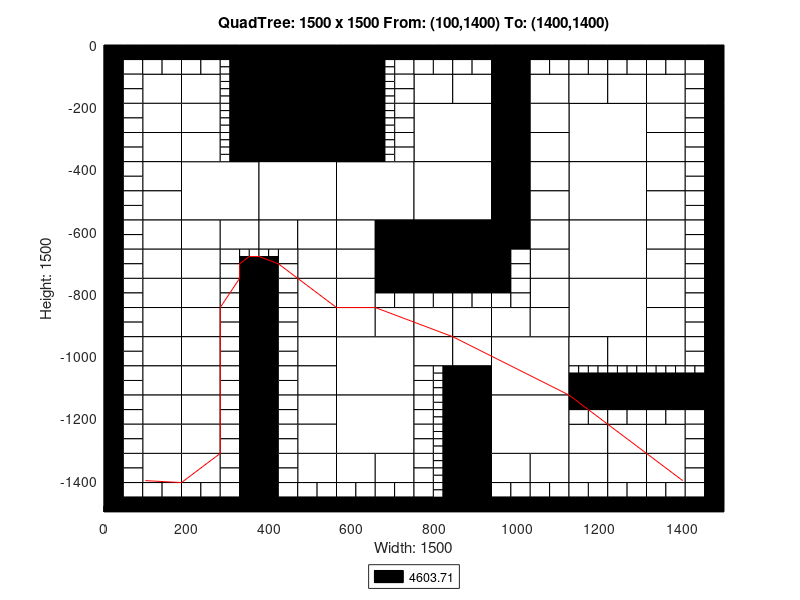

MATLAB code for this plot:
axis([0 1500 -1500 0]);
title('QuadTree: 1500 x 1500 From: (100,1400) To: (1400,1400)');
xlabel('Width: 1500');
ylabel('Height: 1500');
rectangle('Position',[375 -187.5 187.5 187.5], 'FaceColor',[0 0 0]);
rectangle('Position',[375 -375 187.5 187.5], 'FaceColor',[0 0 0]);
rectangle('Position',[187.5 -562.5 187.5 187.5], 'FaceColor',[1 1 1]);
rectangle('Position',[375 -562.5 187.5 187.5], 'FaceColor',[1 1 1]);
rectangle('Position',[562.5 -562.5 187.5 187.5], 'FaceColor',[1 1 1]);
rectangle('Position',[750 -375 187.5 187.5], 'FaceColor',[1 1 1]);
rectangle('Position',[1125 -375 187.5 187.5], 'FaceColor',[1 1 1]);
rectangle('Position',[750 -562.5 187.5 187.5], 'FaceColor',[1 1 1]);
rectangle('Position',[750 -750 187.5 187.5], 'FaceColor',[0 0 0]);
rectangle('Position',[1125 -562.5 187.5 187.5], 'FaceColor',[1 1 1]);
rectangle('Position',[1125 -750 187.5 187.5], 'FaceColor',[1 1 1]);
rectangle('Position',[562.5 -1125 187.5 187.5], 'FaceColor',[1 1 1]);
rectangle('Position',[562.5 -1312.5 187.5 187.5], 'FaceColor',[1 1 1]);
rectangle('Position',[937.5 -1125 187.5 187.5], 'FaceColor',[1 1 1]);
rectangle('Position',[1125 -937.5 187.5 187.5], 'FaceColor',[1 1 1]);
rectangle('Position',[937.5 -1312.5 187.5 187.5], 'FaceColor',[1 1 1]);
rectangle('Position',[93.75 -187.5 93.75 93.75], 'FaceColor',[1 1 1]);
rectangle('Position',[187.5 -187.5 93.75 93.75], 'FaceColor',[1 1 1]);
rectangle('Position',[93.75 -281.25 93.75 93.75], 'FaceColor',[1 1 1]);
rectangle('Position',[93.75 -375 93.75 93.75], 'FaceColor',[1 1 1]);
rectangle('Position',[187.5 -281.25 93.75 93.75], 'FaceColor',[1 1 1]);
rectangle('Position',[187.5 -375 93.75 93.75], 'FaceColor',[1 1 1]);
rectangle('Position',[562.5 -93.75 93.75 93.75], 'FaceColor',[0 0 0]);
rectangle('Position',[562.5 -187.5 93.75 93.75], 'FaceColor',[0 0 0]);
rectangle('Position',[562.5 -281.25 93.75 93.75], 'FaceColor',[0 0 0]);
rectangle('Position',[562.5 -375 93.75 93.75], 'FaceColor',[0 0 0]);
rectangle('Position',[93.75 -468.75 93.75 93.75], 'FaceColor',[1 1 1]);
rectangle('Position',[93.75 -562.5 93.75 93.75], 'FaceColor',[1 1 1]);
rectangle('Position',[93.75 -656.25 93.75 93.75], 'FaceColor',[1 1 1]);
rectangle('Position',[93.75 -750 93.75 93.75], 'FaceColor',[1 1 1]);
rectangle('Position',[187.5 -656.25 93.75 93.75], 'FaceColor',[1 1 1]);
rectangle('Position',[281.25 -656.25 93.75 93.75], 'FaceColor',[1 1 1]);
rectangle('Position',[187.5 -750 93.75 93.75], 'FaceColor',[1 1 1]);
rectangle('Position',[375 -656.25 93.75 93.75], 'FaceColor',[1 1 1]);
rectangle('Position',[468.75 -656.25 93.75 93.75], 'FaceColor',[1 1 1]);
rectangle('Position',[468.75 -750 93.75 93.75], 'FaceColor',[1 1 1]);
rectangle('Position',[562.5 -656.25 93.75 93.75], 'FaceColor',[1 1 1]);
rectangle('Position',[656.25 -656.25 93.75 93.75], 'FaceColor',[0 0 0]);
rectangle('Position',[562.5 -750 93.75 93.75], 'FaceColor',[1 1 1]);
rectangle('Position',[656.25 -750 93.75 93.75], 'FaceColor',[0 0 0]);
rectangle('Position',[750 -187.5 93.75 93.75], 'FaceColor',[1 1 1]);
rectangle('Position',[843.75 -187.5 93.75 93.75], 'FaceColor',[1 1 1]);
rectangle('Position',[937.5 -93.75 93.75 93.75], 'FaceColor',[0 0 0]);
rectangle('Position',[937.5 -187.5 93.75 93.75], 'FaceColor',[0 0 0]);
rectangle('Position',[1031.25 -187.5 93.75 93.75], 'FaceColor',[1 1 1]);
rectangle('Position',[937.5 -281.25 93.75 93.75], 'FaceColor',[0 0 0]);
rectangle('Position',[1031.25 -281.25 93.75 93.75], 'FaceColor',[1 1 1]);
rectangle('Position',[937.5 -375 93.75 93.75], 'FaceColor',[0 0 0]);
rectangle('Position',[1031.25 -375 93.75 93.75], 'FaceColor',[1 1 1]);
rectangle('Position',[1125 -187.5 93.75 93.75], 'FaceColor',[1 1 1]);
rectangle('Position',[1218.75 -187.5 93.75 93.75], 'FaceColor',[1 1 1]);
rectangle('Position',[1312.5 -187.5 93.75 93.75], 'FaceColor',[1 1 1]);
rectangle('Position',[1312.5 -281.25 93.75 93.75], 'FaceColor',[1 1 1]);
rectangle('Position',[1312.5 -375 93.75 93.75], 'FaceColor',[1 1 1]);
rectangle('Position',[937.5 -468.75 93.75 93.75], 'FaceColor',[0 0 0]);
rectangle('Position',[1031.25 -468.75 93.75 93.75], 'FaceColor',[1 1 1]);
rectangle('Position',[937.5 -562.5 93.75 93.75], 'FaceColor',[0 0 0]);
rectangle('Position',[1031.25 -562.5 93.75 93.75], 'FaceColor',[1 1 1]);
rectangle('Position',[937.5 -656.25 93.75 93.75], 'FaceColor',[0 0 0]);
rectangle('Position',[1031.25 -656.25 93.75 93.75], 'FaceColor',[1 1 1]);
rectangle('Position',[1031.25 -750 93.75 93.75], 'FaceColor',[1 1 1]);
rectangle('Position',[1312.5 -468.75 93.75 93.75], 'FaceColor',[1 1 1]);
rectangle('Position',[1312.5 -562.5 93.75 93.75], 'FaceColor',[1 1 1]);
rectangle('Position',[1312.5 -656.25 93.75 93.75], 'FaceColor',[1 1 1]);
rectangle('Position',[1312.5 -750 93.75 93.75], 'FaceColor',[1 1 1]);
rectangle('Position',[93.75 -843.75 93.75 93.75], 'FaceColor',[1 1 1]);
rectangle('Position',[93.75 -937.5 93.75 93.75], 'FaceColor',[1 1 1]);
rectangle('Position',[187.5 -843.75 93.75 93.75], 'FaceColor',[1 1 1]);
rectangle('Position',[187.5 -937.5 93.75 93.75], 'FaceColor',[1 1 1]);
rectangle('Position',[93.75 -1031.25 93.75 93.75], 'FaceColor',[1 1 1]);
rectangle('Position',[93.75 -1125 93.75 93.75], 'FaceColor',[1 1 1]);
rectangle('Position',[187.5 -1031.25 93.75 93.75], 'FaceColor',[1 1 1]);
rectangle('Position',[187.5 -1125 93.75 93.75], 'FaceColor',[1 1 1]);
rectangle('Position',[468.75 -843.75 93.75 93.75], 'FaceColor',[1 1 1]);
rectangle('Position',[468.75 -937.5 93.75 93.75], 'FaceColor',[1 1 1]);
rectangle('Position',[562.5 -843.75 93.75 93.75], 'FaceColor',[1 1 1]);
rectangle('Position',[562.5 -937.5 93.75 93.75], 'FaceColor',[1 1 1]);
rectangle('Position',[656.25 -937.5 93.75 93.75], 'FaceColor',[1 1 1]);
rectangle('Position',[468.75 -1031.25 93.75 93.75], 'FaceColor',[1 1 1]);
rectangle('Position',[468.75 -1125 93.75 93.75], 'FaceColor',[1 1 1]);
rectangle('Position',[93.75 -1218.75 93.75 93.75], 'FaceColor',[1 1 1]);
rectangle('Position',[93.75 -1312.5 93.75 93.75], 'FaceColor',[1 1 1]);
rectangle('Position',[187.5 -1218.75 93.75 93.75], 'FaceColor',[1 1 1]);
rectangle('Position',[187.5 -1312.5 93.75 93.75], 'FaceColor',[1 1 1]);
rectangle('Position',[93.75 -1406.25 93.75 93.75], 'FaceColor',[1 1 1]);
rectangle('Position',[187.5 -1406.25 93.75 93.75], 'FaceColor',[1 1 1]);
rectangle('Position',[468.75 -1218.75 93.75 93.75], 'FaceColor',[1 1 1]);
rectangle('Position',[468.75 -1312.5 93.75 93.75], 'FaceColor',[1 1 1]);
rectangle('Position',[468.75 -1406.25 93.75 93.75], 'FaceColor',[1 1 1]);
rectangle('Position',[562.5 -1406.25 93.75 93.75], 'FaceColor',[1 1 1]);
rectangle('Position',[656.25 -1406.25 93.75 93.75], 'FaceColor',[1 1 1]);
rectangle('Position',[750 -937.5 93.75 93.75], 'FaceColor',[1 1 1]);
rectangle('Position',[843.75 -937.5 93.75 93.75], 'FaceColor',[1 1 1]);
rectangle('Position',[1031.25 -843.75 93.75 93.75], 'FaceColor',[1 1 1]);
rectangle('Position',[937.5 -937.5 93.75 93.75], 'FaceColor',[1 1 1]);
rectangle('Position',[1031.25 -937.5 93.75 93.75], 'FaceColor',[1 1 1]);
rectangle('Position',[750 -1031.25 93.75 93.75], 'FaceColor',[1 1 1]);
rectangle('Position',[843.75 -1031.25 93.75 93.75], 'FaceColor',[1 1 1]);
rectangle('Position',[843.75 -1125 93.75 93.75], 'FaceColor',[0 0 0]);
rectangle('Position',[1312.5 -843.75 93.75 93.75], 'FaceColor',[1 1 1]);
rectangle('Position',[1312.5 -937.5 93.75 93.75], 'FaceColor',[1 1 1]);
rectangle('Position',[1125 -1031.25 93.75 93.75], 'FaceColor',[1 1 1]);
rectangle('Position',[1218.75 -1031.25 93.75 93.75], 'FaceColor',[1 1 1]);
rectangle('Position',[1312.5 -1031.25 93.75 93.75], 'FaceColor',[1 1 1]);
rectangle('Position',[843.75 -1218.75 93.75 93.75], 'FaceColor',[0 0 0]);
rectangle('Position',[843.75 -1312.5 93.75 93.75], 'FaceColor',[0 0 0]);
rectangle('Position',[843.75 -1406.25 93.75 93.75], 'FaceColor',[0 0 0]);
rectangle('Position',[843.75 -1500 93.75 93.75], 'FaceColor',[0 0 0]);
rectangle('Position',[937.5 -1406.25 93.75 93.75], 'FaceColor',[1 1 1]);
rectangle('Position',[1031.25 -1406.25 93.75 93.75], 'FaceColor',[1 1 1]);
rectangle('Position',[1125 -1312.5 93.75 93.75], 'FaceColor',[1 1 1]);
rectangle('Position',[1218.75 -1312.5 93.75 93.75], 'FaceColor',[1 1 1]);
rectangle('Position',[1312.5 -1312.5 93.75 93.75], 'FaceColor',[1 1 1]);
rectangle('Position',[1125 -1406.25 93.75 93.75], 'FaceColor',[1 1 1]);
rectangle('Position',[1218.75 -1406.25 93.75 93.75], 'FaceColor',[1 1 1]);
rectangle('Position',[1312.5 -1406.25 93.75 93.75], 'FaceColor',[1 1 1]);
rectangle('Position',[0 -46.875 46.875 46.875], 'FaceColor',[0 0 0]);
rectangle('Position',[46.875 -46.875 46.875 46.875], 'FaceColor',[0 0 0]);
rectangle('Position',[0 -93.75 46.875 46.875], 'FaceColor',[0 0 0]);
rectangle('Position',[46.875 -93.75 46.875 46.875], 'FaceColor',[1 1 1]);
rectangle('Position',[93.75 -46.875 46.875 46.875], 'FaceColor',[0 0 0]);
rectangle('Position',[140.625 -46.875 46.875 46.875], 'FaceColor',[0 0 0]);
rectangle('Position',[93.75 -93.75 46.875 46.875], 'FaceColor',[1 1 1]);
rectangle('Position',[140.625 -93.75 46.875 46.875], 'FaceColor',[1 1 1]);
rectangle('Position',[0 -140.625 46.875 46.875], 'FaceColor',[0 0 0]);
rectangle('Position',[46.875 -140.625 46.875 46.875], 'FaceColor',[1 1 1]);
rectangle('Position',[0 -187.5 46.875 46.875], 'FaceColor',[0 0 0]);
rectangle('Position',[46.875 -187.5 46.875 46.875], 'FaceColor',[1 1 1]);
rectangle('Position',[187.5 -46.875 46.875 46.875], 'FaceColor',[0 0 0]);
rectangle('Position',[234.375 -46.875 46.875 46.875], 'FaceColor',[0 0 0]);
rectangle('Position',[187.5 -93.75 46.875 46.875], 'FaceColor',[1 1 1]);
rectangle('Position',[234.375 -93.75 46.875 46.875], 'FaceColor',[1 1 1]);
rectangle('Position',[281.25 -46.875 46.875 46.875], 'FaceColor',[0 0 0]);
rectangle('Position',[328.125 -46.875 46.875 46.875], 'FaceColor',[0 0 0]);
rectangle('Position',[328.125 -93.75 46.875 46.875], 'FaceColor',[0 0 0]);
rectangle('Position',[328.125 -140.625 46.875 46.875], 'FaceColor',[0 0 0]);
rectangle('Position',[328.125 -187.5 46.875 46.875], 'FaceColor',[0 0 0]);
rectangle('Position',[0 -234.375 46.875 46.875], 'FaceColor',[0 0 0]);
rectangle('Position',[46.875 -234.375 46.875 46.875], 'FaceColor',[1 1 1]);
rectangle('Position',[0 -281.25 46.875 46.875], 'FaceColor',[0 0 0]);
rectangle('Position',[46.875 -281.25 46.875 46.875], 'FaceColor',[1 1 1]);
rectangle('Position',[0 -328.125 46.875 46.875], 'FaceColor',[0 0 0]);
rectangle('Position',[46.875 -328.125 46.875 46.875], 'FaceColor',[1 1 1]);
rectangle('Position',[0 -375 46.875 46.875], 'FaceColor',[0 0 0]);
rectangle('Position',[46.875 -375 46.875 46.875], 'FaceColor',[1 1 1]);
rectangle('Position',[328.125 -234.375 46.875 46.875], 'FaceColor',[0 0 0]);
rectangle('Position',[328.125 -281.25 46.875 46.875], 'FaceColor',[0 0 0]);
rectangle('Position',[328.125 -328.125 46.875 46.875], 'FaceColor',[0 0 0]);
rectangle('Position',[328.125 -375 46.875 46.875], 'FaceColor',[0 0 0]);
rectangle('Position',[656.25 -46.875 46.875 46.875], 'FaceColor',[0 0 0]);
rectangle('Position',[703.125 -46.875 46.875 46.875], 'FaceColor',[0 0 0]);
rectangle('Position',[703.125 -93.75 46.875 46.875], 'FaceColor',[1 1 1]);
rectangle('Position',[703.125 -140.625 46.875 46.875], 'FaceColor',[1 1 1]);
rectangle('Position',[703.125 -187.5 46.875 46.875], 'FaceColor',[1 1 1]);
rectangle('Position',[703.125 -234.375 46.875 46.875], 'FaceColor',[1 1 1]);
rectangle('Position',[703.125 -281.25 46.875 46.875], 'FaceColor',[1 1 1]);
rectangle('Position',[703.125 -328.125 46.875 46.875], 'FaceColor',[1 1 1]);
rectangle('Position',[703.125 -375 46.875 46.875], 'FaceColor',[1 1 1]);
rectangle('Position',[0 -421.875 46.875 46.875], 'FaceColor',[0 0 0]);
rectangle('Position',[46.875 -421.875 46.875 46.875], 'FaceColor',[1 1 1]);
rectangle('Position',[0 -468.75 46.875 46.875], 'FaceColor',[0 0 0]);
rectangle('Position',[46.875 -468.75 46.875 46.875], 'FaceColor',[1 1 1]);
rectangle('Position',[0 -515.625 46.875 46.875], 'FaceColor',[0 0 0]);
rectangle('Position',[46.875 -515.625 46.875 46.875], 'FaceColor',[1 1 1]);
rectangle('Position',[0 -562.5 46.875 46.875], 'FaceColor',[0 0 0]);
rectangle('Position',[46.875 -562.5 46.875 46.875], 'FaceColor',[1 1 1]);
rectangle('Position',[0 -609.375 46.875 46.875], 'FaceColor',[0 0 0]);
rectangle('Position',[46.875 -609.375 46.875 46.875], 'FaceColor',[1 1 1]);
rectangle('Position',[0 -656.25 46.875 46.875], 'FaceColor',[0 0 0]);
rectangle('Position',[46.875 -656.25 46.875 46.875], 'FaceColor',[1 1 1]);
rectangle('Position',[0 -703.125 46.875 46.875], 'FaceColor',[0 0 0]);
rectangle('Position',[46.875 -703.125 46.875 46.875], 'FaceColor',[1 1 1]);
rectangle('Position',[0 -750 46.875 46.875], 'FaceColor',[0 0 0]);
rectangle('Position',[46.875 -750 46.875 46.875], 'FaceColor',[1 1 1]);
rectangle('Position',[281.25 -703.125 46.875 46.875], 'FaceColor',[1 1 1]);
rectangle('Position',[281.25 -750 46.875 46.875], 'FaceColor',[1 1 1]);
rectangle('Position',[328.125 -750 46.875 46.875], 'FaceColor',[0 0 0]);
rectangle('Position',[421.875 -703.125 46.875 46.875], 'FaceColor',[1 1 1]);
rectangle('Position',[375 -750 46.875 46.875], 'FaceColor',[0 0 0]);
rectangle('Position',[421.875 -750 46.875 46.875], 'FaceColor',[1 1 1]);
rectangle('Position',[750 -46.875 46.875 46.875], 'FaceColor',[0 0 0]);
rectangle('Position',[796.875 -46.875 46.875 46.875], 'FaceColor',[0 0 0]);
rectangle('Position',[750 -93.75 46.875 46.875], 'FaceColor',[1 1 1]);
rectangle('Position',[796.875 -93.75 46.875 46.875], 'FaceColor',[1 1 1]);
rectangle('Position',[843.75 -46.875 46.875 46.875], 'FaceColor',[0 0 0]);
rectangle('Position',[890.625 -46.875 46.875 46.875], 'FaceColor',[0 0 0]);
rectangle('Position',[843.75 -93.75 46.875 46.875], 'FaceColor',[1 1 1]);
rectangle('Position',[890.625 -93.75 46.875 46.875], 'FaceColor',[1 1 1]);
rectangle('Position',[1031.25 -46.875 46.875 46.875], 'FaceColor',[0 0 0]);
rectangle('Position',[1078.12 -46.875 46.875 46.875], 'FaceColor',[0 0 0]);
rectangle('Position',[1031.25 -93.75 46.875 46.875], 'FaceColor',[1 1 1]);
rectangle('Position',[1078.12 -93.75 46.875 46.875], 'FaceColor',[1 1 1]);
rectangle('Position',[1125 -46.875 46.875 46.875], 'FaceColor',[0 0 0]);
rectangle('Position',[1171.88 -46.875 46.875 46.875], 'FaceColor',[0 0 0]);
rectangle('Position',[1125 -93.75 46.875 46.875], 'FaceColor',[1 1 1]);
rectangle('Position',[1171.88 -93.75 46.875 46.875], 'FaceColor',[1 1 1]);
rectangle('Position',[1218.75 -46.875 46.875 46.875], 'FaceColor',[0 0 0]);
rectangle('Position',[1265.62 -46.875 46.875 46.875], 'FaceColor',[0 0 0]);
rectangle('Position',[1218.75 -93.75 46.875 46.875], 'FaceColor',[1 1 1]);
rectangle('Position',[1265.62 -93.75 46.875 46.875], 'FaceColor',[1 1 1]);
rectangle('Position',[1312.5 -46.875 46.875 46.875], 'FaceColor',[0 0 0]);
rectangle('Position',[1359.38 -46.875 46.875 46.875], 'FaceColor',[0 0 0]);
rectangle('Position',[1312.5 -93.75 46.875 46.875], 'FaceColor',[1 1 1]);
rectangle('Position',[1359.38 -93.75 46.875 46.875], 'FaceColor',[1 1 1]);
rectangle('Position',[1406.25 -46.875 46.875 46.875], 'FaceColor',[0 0 0]);
rectangle('Position',[1453.12 -46.875 46.875 46.875], 'FaceColor',[0 0 0]);
rectangle('Position',[1406.25 -93.75 46.875 46.875], 'FaceColor',[1 1 1]);
rectangle('Position',[1453.12 -93.75 46.875 46.875], 'FaceColor',[0 0 0]);
rectangle('Position',[1406.25 -140.625 46.875 46.875], 'FaceColor',[1 1 1]);
rectangle('Position',[1453.12 -140.625 46.875 46.875], 'FaceColor',[0 0 0]);
rectangle('Position',[1406.25 -187.5 46.875 46.875], 'FaceColor',[1 1 1]);
rectangle('Position',[1453.12 -187.5 46.875 46.875], 'FaceColor',[0 0 0]);
rectangle('Position',[1406.25 -234.375 46.875 46.875], 'FaceColor',[1 1 1]);
rectangle('Position',[1453.12 -234.375 46.875 46.875], 'FaceColor',[0 0 0]);
rectangle('Position',[1406.25 -281.25 46.875 46.875], 'FaceColor',[1 1 1]);
rectangle('Position',[1453.12 -281.25 46.875 46.875], 'FaceColor',[0 0 0]);
rectangle('Position',[1406.25 -328.125 46.875 46.875], 'FaceColor',[1 1 1]);
rectangle('Position',[1453.12 -328.125 46.875 46.875], 'FaceColor',[0 0 0]);
rectangle('Position',[1406.25 -375 46.875 46.875], 'FaceColor',[1 1 1]);
rectangle('Position',[1453.12 -375 46.875 46.875], 'FaceColor',[0 0 0]);
rectangle('Position',[937.5 -703.125 46.875 46.875], 'FaceColor',[0 0 0]);
rectangle('Position',[984.375 -703.125 46.875 46.875], 'FaceColor',[1 1 1]);
rectangle('Position',[937.5 -750 46.875 46.875], 'FaceColor',[0 0 0]);
rectangle('Position',[984.375 -750 46.875 46.875], 'FaceColor',[1 1 1]);
rectangle('Position',[1406.25 -421.875 46.875 46.875], 'FaceColor',[1 1 1]);
rectangle('Position',[1453.12 -421.875 46.875 46.875], 'FaceColor',[0 0 0]);
rectangle('Position',[1406.25 -468.75 46.875 46.875], 'FaceColor',[1 1 1]);
rectangle('Position',[1453.12 -468.75 46.875 46.875], 'FaceColor',[0 0 0]);
rectangle('Position',[1406.25 -515.625 46.875 46.875], 'FaceColor',[1 1 1]);
rectangle('Position',[1453.12 -515.625 46.875 46.875], 'FaceColor',[0 0 0]);
rectangle('Position',[1406.25 -562.5 46.875 46.875], 'FaceColor',[1 1 1]);
rectangle('Position',[1453.12 -562.5 46.875 46.875], 'FaceColor',[0 0 0]);
rectangle('Position',[1406.25 -609.375 46.875 46.875], 'FaceColor',[1 1 1]);
rectangle('Position',[1453.12 -609.375 46.875 46.875], 'FaceColor',[0 0 0]);
rectangle('Position',[1406.25 -656.25 46.875 46.875], 'FaceColor',[1 1 1]);
rectangle('Position',[1453.12 -656.25 46.875 46.875], 'FaceColor',[0 0 0]);
rectangle('Position',[1406.25 -703.125 46.875 46.875], 'FaceColor',[1 1 1]);
rectangle('Position',[1453.12 -703.125 46.875 46.875], 'FaceColor',[0 0 0]);
rectangle('Position',[1406.25 -750 46.875 46.875], 'FaceColor',[1 1 1]);
rectangle('Position',[1453.12 -750 46.875 46.875], 'FaceColor',[0 0 0]);
rectangle('Position',[0 -796.875 46.875 46.875], 'FaceColor',[0 0 0]);
rectangle('Position',[46.875 -796.875 46.875 46.875], 'FaceColor',[1 1 1]);
rectangle('Position',[0 -843.75 46.875 46.875], 'FaceColor',[0 0 0]);
rectangle('Position',[46.875 -843.75 46.875 46.875], 'FaceColor',[1 1 1]);
rectangle('Position',[0 -890.625 46.875 46.875], 'FaceColor',[0 0 0]);
rectangle('Position',[46.875 -890.625 46.875 46.875], 'FaceColor',[1 1 1]);
rectangle('Position',[0 -937.5 46.875 46.875], 'FaceColor',[0 0 0]);
rectangle('Position',[46.875 -937.5 46.875 46.875], 'FaceColor',[1 1 1]);
rectangle('Position',[281.25 -796.875 46.875 46.875], 'FaceColor',[1 1 1]);
rectangle('Position',[328.125 -796.875 46.875 46.875], 'FaceColor',[0 0 0]);
rectangle('Position',[281.25 -843.75 46.875 46.875], 'FaceColor',[1 1 1]);
rectangle('Position',[328.125 -843.75 46.875 46.875], 'FaceColor',[0 0 0]);
rectangle('Position',[281.25 -890.625 46.875 46.875], 'FaceColor',[1 1 1]);
rectangle('Position',[328.125 -890.625 46.875 46.875], 'FaceColor',[0 0 0]);
rectangle('Position',[281.25 -937.5 46.875 46.875], 'FaceColor',[1 1 1]);
rectangle('Position',[328.125 -937.5 46.875 46.875], 'FaceColor',[0 0 0]);
rectangle('Position',[0 -984.375 46.875 46.875], 'FaceColor',[0 0 0]);
rectangle('Position',[46.875 -984.375 46.875 46.875], 'FaceColor',[1 1 1]);
rectangle('Position',[0 -1031.25 46.875 46.875], 'FaceColor',[0 0 0]);
rectangle('Position',[46.875 -1031.25 46.875 46.875], 'FaceColor',[1 1 1]);
rectangle('Position',[0 -1078.12 46.875 46.875], 'FaceColor',[0 0 0]);
rectangle('Position',[46.875 -1078.12 46.875 46.875], 'FaceColor',[1 1 1]);
rectangle('Position',[0 -1125 46.875 46.875], 'FaceColor',[0 0 0]);
rectangle('Position',[46.875 -1125 46.875 46.875], 'FaceColor',[1 1 1]);
rectangle('Position',[281.25 -984.375 46.875 46.875], 'FaceColor',[1 1 1]);
rectangle('Position',[328.125 -984.375 46.875 46.875], 'FaceColor',[0 0 0]);
rectangle('Position',[281.25 -1031.25 46.875 46.875], 'FaceColor',[1 1 1]);
rectangle('Position',[328.125 -1031.25 46.875 46.875], 'FaceColor',[0 0 0]);
rectangle('Position',[281.25 -1078.12 46.875 46.875], 'FaceColor',[1 1 1]);
rectangle('Position',[328.125 -1078.12 46.875 46.875], 'FaceColor',[0 0 0]);
rectangle('Position',[281.25 -1125 46.875 46.875], 'FaceColor',[1 1 1]);
rectangle('Position',[328.125 -1125 46.875 46.875], 'FaceColor',[0 0 0]);
rectangle('Position',[375 -796.875 46.875 46.875], 'FaceColor',[0 0 0]);
rectangle('Position',[421.875 -796.875 46.875 46.875], 'FaceColor',[1 1 1]);
rectangle('Position',[375 -843.75 46.875 46.875], 'FaceColor',[0 0 0]);
rectangle('Position',[421.875 -843.75 46.875 46.875], 'FaceColor',[1 1 1]);
rectangle('Position',[375 -890.625 46.875 46.875], 'FaceColor',[0 0 0]);
rectangle('Position',[421.875 -890.625 46.875 46.875], 'FaceColor',[1 1 1]);
rectangle('Position',[375 -937.5 46.875 46.875], 'FaceColor',[0 0 0]);
rectangle('Position',[421.875 -937.5 46.875 46.875], 'FaceColor',[1 1 1]);
rectangle('Position',[656.25 -796.875 46.875 46.875], 'FaceColor',[0 0 0]);
rectangle('Position',[703.125 -796.875 46.875 46.875], 'FaceColor',[0 0 0]);
rectangle('Position',[656.25 -843.75 46.875 46.875], 'FaceColor',[1 1 1]);
rectangle('Position',[703.125 -843.75 46.875 46.875], 'FaceColor',[1 1 1]);
rectangle('Position',[375 -984.375 46.875 46.875], 'FaceColor',[0 0 0]);
rectangle('Position',[421.875 -984.375 46.875 46.875], 'FaceColor',[1 1 1]);
rectangle('Position',[375 -1031.25 46.875 46.875], 'FaceColor',[0 0 0]);
rectangle('Position',[421.875 -1031.25 46.875 46.875], 'FaceColor',[1 1 1]);
rectangle('Position',[375 -1078.12 46.875 46.875], 'FaceColor',[0 0 0]);
rectangle('Position',[421.875 -1078.12 46.875 46.875], 'FaceColor',[1 1 1]);
rectangle('Position',[375 -1125 46.875 46.875], 'FaceColor',[0 0 0]);
rectangle('Position',[421.875 -1125 46.875 46.875], 'FaceColor',[1 1 1]);
rectangle('Position',[0 -1171.88 46.875 46.875], 'FaceColor',[0 0 0]);
rectangle('Position',[46.875 -1171.88 46.875 46.875], 'FaceColor',[1 1 1]);
rectangle('Position',[0 -1218.75 46.875 46.875], 'FaceColor',[0 0 0]);
rectangle('Position',[46.875 -1218.75 46.875 46.875], 'FaceColor',[1 1 1]);
rectangle('Position',[0 -1265.62 46.875 46.875], 'FaceColor',[0 0 0]);
rectangle('Position',[46.875 -1265.62 46.875 46.875], 'FaceColor',[1 1 1]);
rectangle('Position',[0 -1312.5 46.875 46.875], 'FaceColor',[0 0 0]);
rectangle('Position',[46.875 -1312.5 46.875 46.875], 'FaceColor',[1 1 1]);
rectangle('Position',[281.25 -1171.88 46.875 46.875], 'FaceColor',[1 1 1]);
rectangle('Position',[328.125 -1171.88 46.875 46.875], 'FaceColor',[0 0 0]);
rectangle('Position',[281.25 -1218.75 46.875 46.875], 'FaceColor',[1 1 1]);
rectangle('Position',[328.125 -1218.75 46.875 46.875], 'FaceColor',[0 0 0]);
rectangle('Position',[281.25 -1265.62 46.875 46.875], 'FaceColor',[1 1 1]);
rectangle('Position',[328.125 -1265.62 46.875 46.875], 'FaceColor',[0 0 0]);
rectangle('Position',[281.25 -1312.5 46.875 46.875], 'FaceColor',[1 1 1]);
rectangle('Position',[328.125 -1312.5 46.875 46.875], 'FaceColor',[0 0 0]);
rectangle('Position',[0 -1359.38 46.875 46.875], 'FaceColor',[0 0 0]);
rectangle('Position',[46.875 -1359.38 46.875 46.875], 'FaceColor',[1 1 1]);
rectangle('Position',[0 -1406.25 46.875 46.875], 'FaceColor',[0 0 0]);
rectangle('Position',[46.875 -1406.25 46.875 46.875], 'FaceColor',[1 1 1]);
rectangle('Position',[0 -1453.12 46.875 46.875], 'FaceColor',[0 0 0]);
rectangle('Position',[46.875 -1453.12 46.875 46.875], 'FaceColor',[1 1 1]);
rectangle('Position',[0 -1500 46.875 46.875], 'FaceColor',[0 0 0]);
rectangle('Position',[46.875 -1500 46.875 46.875], 'FaceColor',[0 0 0]);
rectangle('Position',[93.75 -1453.12 46.875 46.875], 'FaceColor',[1 1 1]);
rectangle('Position',[140.625 -1453.12 46.875 46.875], 'FaceColor',[1 1 1]);
rectangle('Position',[93.75 -1500 46.875 46.875], 'FaceColor',[0 0 0]);
rectangle('Position',[140.625 -1500 46.875 46.875], 'FaceColor',[0 0 0]);
rectangle('Position',[281.25 -1359.38 46.875 46.875], 'FaceColor',[1 1 1]);
rectangle('Position',[328.125 -1359.38 46.875 46.875], 'FaceColor',[0 0 0]);
rectangle('Position',[281.25 -1406.25 46.875 46.875], 'FaceColor',[1 1 1]);
rectangle('Position',[328.125 -1406.25 46.875 46.875], 'FaceColor',[0 0 0]);
rectangle('Position',[187.5 -1453.12 46.875 46.875], 'FaceColor',[1 1 1]);
rectangle('Position',[234.375 -1453.12 46.875 46.875], 'FaceColor',[1 1 1]);
rectangle('Position',[187.5 -1500 46.875 46.875], 'FaceColor',[0 0 0]);
rectangle('Position',[234.375 -1500 46.875 46.875], 'FaceColor',[0 0 0]);
rectangle('Position',[281.25 -1453.12 46.875 46.875], 'FaceColor',[1 1 1]);
rectangle('Position',[328.125 -1453.12 46.875 46.875], 'FaceColor',[0 0 0]);
rectangle('Position',[281.25 -1500 46.875 46.875], 'FaceColor',[0 0 0]);
rectangle('Position',[328.125 -1500 46.875 46.875], 'FaceColor',[0 0 0]);
rectangle('Position',[375 -1171.88 46.875 46.875], 'FaceColor',[0 0 0]);
rectangle('Position',[421.875 -1171.88 46.875 46.875], 'FaceColor',[1 1 1]);
rectangle('Position',[375 -1218.75 46.875 46.875], 'FaceColor',[0 0 0]);
rectangle('Position',[421.875 -1218.75 46.875 46.875], 'FaceColor',[1 1 1]);
rectangle('Position',[375 -1265.62 46.875 46.875], 'FaceColor',[0 0 0]);
rectangle('Position',[421.875 -1265.62 46.875 46.875], 'FaceColor',[1 1 1]);
rectangle('Position',[375 -1312.5 46.875 46.875], 'FaceColor',[0 0 0]);
rectangle('Position',[421.875 -1312.5 46.875 46.875], 'FaceColor',[1 1 1]);
rectangle('Position',[375 -1359.38 46.875 46.875], 'FaceColor',[0 0 0]);
rectangle('Position',[421.875 -1359.38 46.875 46.875], 'FaceColor',[1 1 1]);
rectangle('Position',[375 -1406.25 46.875 46.875], 'FaceColor',[0 0 0]);
rectangle('Position',[421.875 -1406.25 46.875 46.875], 'FaceColor',[1 1 1]);
rectangle('Position',[375 -1453.12 46.875 46.875], 'FaceColor',[0 0 0]);
rectangle('Position',[421.875 -1453.12 46.875 46.875], 'FaceColor',[1 1 1]);
rectangle('Position',[375 -1500 46.875 46.875], 'FaceColor',[0 0 0]);
rectangle('Position',[421.875 -1500 46.875 46.875], 'FaceColor',[0 0 0]);
rectangle('Position',[468.75 -1453.12 46.875 46.875], 'FaceColor',[1 1 1]);
rectangle('Position',[515.625 -1453.12 46.875 46.875], 'FaceColor',[1 1 1]);
rectangle('Position',[468.75 -1500 46.875 46.875], 'FaceColor',[0 0 0]);
rectangle('Position',[515.625 -1500 46.875 46.875], 'FaceColor',[0 0 0]);
rectangle('Position',[562.5 -1453.12 46.875 46.875], 'FaceColor',[1 1 1]);
rectangle('Position',[609.375 -1453.12 46.875 46.875], 'FaceColor',[1 1 1]);
rectangle('Position',[562.5 -1500 46.875 46.875], 'FaceColor',[0 0 0]);
rectangle('Position',[609.375 -1500 46.875 46.875], 'FaceColor',[0 0 0]);
rectangle('Position',[656.25 -1453.12 46.875 46.875], 'FaceColor',[1 1 1]);
rectangle('Position',[703.125 -1453.12 46.875 46.875], 'FaceColor',[1 1 1]);
rectangle('Position',[656.25 -1500 46.875 46.875], 'FaceColor',[0 0 0]);
rectangle('Position',[703.125 -1500 46.875 46.875], 'FaceColor',[0 0 0]);
rectangle('Position',[750 -796.875 46.875 46.875], 'FaceColor',[0 0 0]);
rectangle('Position',[796.875 -796.875 46.875 46.875], 'FaceColor',[0 0 0]);
rectangle('Position',[750 -843.75 46.875 46.875], 'FaceColor',[1 1 1]);
rectangle('Position',[796.875 -843.75 46.875 46.875], 'FaceColor',[1 1 1]);
rectangle('Position',[843.75 -796.875 46.875 46.875], 'FaceColor',[0 0 0]);
rectangle('Position',[890.625 -796.875 46.875 46.875], 'FaceColor',[0 0 0]);
rectangle('Position',[843.75 -843.75 46.875 46.875], 'FaceColor',[1 1 1]);
rectangle('Position',[890.625 -843.75 46.875 46.875], 'FaceColor',[1 1 1]);
rectangle('Position',[937.5 -796.875 46.875 46.875], 'FaceColor',[0 0 0]);
rectangle('Position',[984.375 -796.875 46.875 46.875], 'FaceColor',[1 1 1]);
rectangle('Position',[937.5 -843.75 46.875 46.875], 'FaceColor',[1 1 1]);
rectangle('Position',[984.375 -843.75 46.875 46.875], 'FaceColor',[1 1 1]);
rectangle('Position',[750 -1078.12 46.875 46.875], 'FaceColor',[1 1 1]);
rectangle('Position',[750 -1125 46.875 46.875], 'FaceColor',[1 1 1]);
rectangle('Position',[1406.25 -796.875 46.875 46.875], 'FaceColor',[1 1 1]);
rectangle('Position',[1453.12 -796.875 46.875 46.875], 'FaceColor',[0 0 0]);
rectangle('Position',[1406.25 -843.75 46.875 46.875], 'FaceColor',[1 1 1]);
rectangle('Position',[1453.12 -843.75 46.875 46.875], 'FaceColor',[0 0 0]);
rectangle('Position',[1406.25 -890.625 46.875 46.875], 'FaceColor',[1 1 1]);
rectangle('Position',[1453.12 -890.625 46.875 46.875], 'FaceColor',[0 0 0]);
rectangle('Position',[1406.25 -937.5 46.875 46.875], 'FaceColor',[1 1 1]);
rectangle('Position',[1453.12 -937.5 46.875 46.875], 'FaceColor',[0 0 0]);
rectangle('Position',[1125 -1125 46.875 46.875], 'FaceColor',[0 0 0]);
rectangle('Position',[1171.88 -1125 46.875 46.875], 'FaceColor',[0 0 0]);
rectangle('Position',[1218.75 -1125 46.875 46.875], 'FaceColor',[0 0 0]);
rectangle('Position',[1265.62 -1125 46.875 46.875], 'FaceColor',[0 0 0]);
rectangle('Position',[1406.25 -984.375 46.875 46.875], 'FaceColor',[1 1 1]);
rectangle('Position',[1453.12 -984.375 46.875 46.875], 'FaceColor',[0 0 0]);
rectangle('Position',[1406.25 -1031.25 46.875 46.875], 'FaceColor',[1 1 1]);
rectangle('Position',[1453.12 -1031.25 46.875 46.875], 'FaceColor',[0 0 0]);
rectangle('Position',[1312.5 -1125 46.875 46.875], 'FaceColor',[0 0 0]);
rectangle('Position',[1359.38 -1125 46.875 46.875], 'FaceColor',[0 0 0]);
rectangle('Position',[1453.12 -1078.12 46.875 46.875], 'FaceColor',[0 0 0]);
rectangle('Position',[1406.25 -1125 46.875 46.875], 'FaceColor',[0 0 0]);
rectangle('Position',[1453.12 -1125 46.875 46.875], 'FaceColor',[0 0 0]);
rectangle('Position',[750 -1171.88 46.875 46.875], 'FaceColor',[1 1 1]);
rectangle('Position',[750 -1218.75 46.875 46.875], 'FaceColor',[1 1 1]);
rectangle('Position',[750 -1265.62 46.875 46.875], 'FaceColor',[1 1 1]);
rectangle('Position',[750 -1312.5 46.875 46.875], 'FaceColor',[1 1 1]);
rectangle('Position',[750 -1359.38 46.875 46.875], 'FaceColor',[1 1 1]);
rectangle('Position',[750 -1406.25 46.875 46.875], 'FaceColor',[1 1 1]);
rectangle('Position',[750 -1453.12 46.875 46.875], 'FaceColor',[1 1 1]);
rectangle('Position',[750 -1500 46.875 46.875], 'FaceColor',[0 0 0]);
rectangle('Position',[796.875 -1500 46.875 46.875], 'FaceColor',[0 0 0]);
rectangle('Position',[937.5 -1453.12 46.875 46.875], 'FaceColor',[1 1 1]);
rectangle('Position',[984.375 -1453.12 46.875 46.875], 'FaceColor',[1 1 1]);
rectangle('Position',[937.5 -1500 46.875 46.875], 'FaceColor',[0 0 0]);
rectangle('Position',[984.375 -1500 46.875 46.875], 'FaceColor',[0 0 0]);
rectangle('Position',[1031.25 -1453.12 46.875 46.875], 'FaceColor',[1 1 1]);
rectangle('Position',[1078.12 -1453.12 46.875 46.875], 'FaceColor',[1 1 1]);
rectangle('Position',[1031.25 -1500 46.875 46.875], 'FaceColor',[0 0 0]);
rectangle('Position',[1078.12 -1500 46.875 46.875], 'FaceColor',[0 0 0]);
rectangle('Position',[1125 -1171.88 46.875 46.875], 'FaceColor',[0 0 0]);
rectangle('Position',[1171.88 -1171.88 46.875 46.875], 'FaceColor',[0 0 0]);
rectangle('Position',[1125 -1218.75 46.875 46.875], 'FaceColor',[1 1 1]);
rectangle('Position',[1171.88 -1218.75 46.875 46.875], 'FaceColor',[1 1 1]);
rectangle('Position',[1218.75 -1171.88 46.875 46.875], 'FaceColor',[0 0 0]);
rectangle('Position',[1265.62 -1171.88 46.875 46.875], 'FaceColor',[0 0 0]);
rectangle('Position',[1218.75 -1218.75 46.875 46.875], 'FaceColor',[1 1 1]);
rectangle('Position',[1265.62 -1218.75 46.875 46.875], 'FaceColor',[1 1 1]);
rectangle('Position',[1312.5 -1171.88 46.875 46.875], 'FaceColor',[0 0 0]);
rectangle('Position',[1359.38 -1171.88 46.875 46.875], 'FaceColor',[0 0 0]);
rectangle('Position',[1312.5 -1218.75 46.875 46.875], 'FaceColor',[1 1 1]);
rectangle('Position',[1359.38 -1218.75 46.875 46.875], 'FaceColor',[1 1 1]);
rectangle('Position',[1406.25 -1171.88 46.875 46.875], 'FaceColor',[0 0 0]);
rectangle('Position',[1453.12 -1171.88 46.875 46.875], 'FaceColor',[0 0 0]);
rectangle('Position',[1406.25 -1218.75 46.875 46.875], 'FaceColor',[1 1 1]);
rectangle('Position',[1453.12 -1218.75 46.875 46.875], 'FaceColor',[0 0 0]);
rectangle('Position',[1406.25 -1265.62 46.875 46.875], 'FaceColor',[1 1 1]);
rectangle('Position',[1453.12 -1265.62 46.875 46.875], 'FaceColor',[0 0 0]);
rectangle('Position',[1406.25 -1312.5 46.875 46.875], 'FaceColor',[1 1 1]);
rectangle('Position',[1453.12 -1312.5 46.875 46.875], 'FaceColor',[0 0 0]);
rectangle('Position',[1125 -1453.12 46.875 46.875], 'FaceColor',[1 1 1]);
rectangle('Position',[1171.88 -1453.12 46.875 46.875], 'FaceColor',[1 1 1]);
rectangle('Position',[1125 -1500 46.875 46.875], 'FaceColor',[0 0 0]);
rectangle('Position',[1171.88 -1500 46.875 46.875], 'FaceColor',[0 0 0]);
rectangle('Position',[1218.75 -1453.12 46.875 46.875], 'FaceColor',[1 1 1]);
rectangle('Position',[1265.62 -1453.12 46.875 46.875], 'FaceColor',[1 1 1]);
rectangle('Position',[1218.75 -1500 46.875 46.875], 'FaceColor',[0 0 0]);
rectangle('Position',[1265.62 -1500 46.875 46.875], 'FaceColor',[0 0 0]);
rectangle('Position',[1406.25 -1359.38 46.875 46.875], 'FaceColor',[1 1 1]);
rectangle('Position',[1453.12 -1359.38 46.875 46.875], 'FaceColor',[0 0 0]);
rectangle('Position',[1406.25 -1406.25 46.875 46.875], 'FaceColor',[1 1 1]);
rectangle('Position',[1453.12 -1406.25 46.875 46.875], 'FaceColor',[0 0 0]);
rectangle('Position',[1312.5 -1453.12 46.875 46.875], 'FaceColor',[1 1 1]);
rectangle('Position',[1359.38 -1453.12 46.875 46.875], 'FaceColor',[1 1 1]);
rectangle('Position',[1312.5 -1500 46.875 46.875], 'FaceColor',[0 0 0]);
rectangle('Position',[1359.38 -1500 46.875 46.875], 'FaceColor',[0 0 0]);
rectangle('Position',[1406.25 -1453.12 46.875 46.875], 'FaceColor',[1 1 1]);
rectangle('Position',[1453.12 -1453.12 46.875 46.875], 'FaceColor',[0 0 0]);
rectangle('Position',[1406.25 -1500 46.875 46.875], 'FaceColor',[0 0 0]);
rectangle('Position',[1453.12 -1500 46.875 46.875], 'FaceColor',[0 0 0]);
rectangle('Position',[281.25 -70.3125 23.4375 23.4375], 'FaceColor',[1 1 1]);
rectangle('Position',[304.688 -70.3125 23.4375 23.4375], 'FaceColor',[0 0 0]);
rectangle('Position',[281.25 -93.75 23.4375 23.4375], 'FaceColor',[1 1 1]);
rectangle('Position',[304.688 -93.75 23.4375 23.4375], 'FaceColor',[0 0 0]);
rectangle('Position',[281.25 -117.188 23.4375 23.4375], 'FaceColor',[1 1 1]);
rectangle('Position',[304.688 -117.188 23.4375 23.4375], 'FaceColor',[0 0 0]);
rectangle('Position',[281.25 -140.625 23.4375 23.4375], 'FaceColor',[1 1 1]);
rectangle('Position',[304.688 -140.625 23.4375 23.4375], 'FaceColor',[0 0 0]);
rectangle('Position',[281.25 -164.062 23.4375 23.4375], 'FaceColor',[1 1 1]);
rectangle('Position',[304.688 -164.062 23.4375 23.4375], 'FaceColor',[0 0 0]);
rectangle('Position',[281.25 -187.5 23.4375 23.4375], 'FaceColor',[1 1 1]);
rectangle('Position',[304.688 -187.5 23.4375 23.4375], 'FaceColor',[0 0 0]);
rectangle('Position',[281.25 -210.938 23.4375 23.4375], 'FaceColor',[1 1 1]);
rectangle('Position',[304.688 -210.938 23.4375 23.4375], 'FaceColor',[0 0 0]);
rectangle('Position',[281.25 -234.375 23.4375 23.4375], 'FaceColor',[1 1 1]);
rectangle('Position',[304.688 -234.375 23.4375 23.4375], 'FaceColor',[0 0 0]);
rectangle('Position',[281.25 -257.812 23.4375 23.4375], 'FaceColor',[1 1 1]);
rectangle('Position',[304.688 -257.812 23.4375 23.4375], 'FaceColor',[0 0 0]);
rectangle('Position',[281.25 -281.25 23.4375 23.4375], 'FaceColor',[1 1 1]);
rectangle('Position',[304.688 -281.25 23.4375 23.4375], 'FaceColor',[0 0 0]);
rectangle('Position',[281.25 -304.688 23.4375 23.4375], 'FaceColor',[1 1 1]);
rectangle('Position',[304.688 -304.688 23.4375 23.4375], 'FaceColor',[0 0 0]);
rectangle('Position',[281.25 -328.125 23.4375 23.4375], 'FaceColor',[1 1 1]);
rectangle('Position',[304.688 -328.125 23.4375 23.4375], 'FaceColor',[0 0 0]);
rectangle('Position',[281.25 -351.562 23.4375 23.4375], 'FaceColor',[1 1 1]);
rectangle('Position',[304.688 -351.562 23.4375 23.4375], 'FaceColor',[0 0 0]);
rectangle('Position',[281.25 -375 23.4375 23.4375], 'FaceColor',[1 1 1]);
rectangle('Position',[304.688 -375 23.4375 23.4375], 'FaceColor',[0 0 0]);
rectangle('Position',[656.25 -70.3125 23.4375 23.4375], 'FaceColor',[0 0 0]);
rectangle('Position',[679.688 -70.3125 23.4375 23.4375], 'FaceColor',[1 1 1]);
rectangle('Position',[656.25 -93.75 23.4375 23.4375], 'FaceColor',[0 0 0]);
rectangle('Position',[679.688 -93.75 23.4375 23.4375], 'FaceColor',[1 1 1]);
rectangle('Position',[656.25 -117.188 23.4375 23.4375], 'FaceColor',[0 0 0]);
rectangle('Position',[679.688 -117.188 23.4375 23.4375], 'FaceColor',[1 1 1]);
rectangle('Position',[656.25 -140.625 23.4375 23.4375], 'FaceColor',[0 0 0]);
rectangle('Position',[679.688 -140.625 23.4375 23.4375], 'FaceColor',[1 1 1]);
rectangle('Position',[656.25 -164.062 23.4375 23.4375], 'FaceColor',[0 0 0]);
rectangle('Position',[679.688 -164.062 23.4375 23.4375], 'FaceColor',[1 1 1]);
rectangle('Position',[656.25 -187.5 23.4375 23.4375], 'FaceColor',[0 0 0]);
rectangle('Position',[679.688 -187.5 23.4375 23.4375], 'FaceColor',[1 1 1]);
rectangle('Position',[656.25 -210.938 23.4375 23.4375], 'FaceColor',[0 0 0]);
rectangle('Position',[679.688 -210.938 23.4375 23.4375], 'FaceColor',[1 1 1]);
rectangle('Position',[656.25 -234.375 23.4375 23.4375], 'FaceColor',[0 0 0]);
rectangle('Position',[679.688 -234.375 23.4375 23.4375], 'FaceColor',[1 1 1]);
rectangle('Position',[656.25 -257.812 23.4375 23.4375], 'FaceColor',[0 0 0]);
rectangle('Position',[679.688 -257.812 23.4375 23.4375], 'FaceColor',[1 1 1]);
rectangle('Position',[656.25 -281.25 23.4375 23.4375], 'FaceColor',[0 0 0]);
rectangle('Position',[679.688 -281.25 23.4375 23.4375], 'FaceColor',[1 1 1]);
rectangle('Position',[656.25 -304.688 23.4375 23.4375], 'FaceColor',[0 0 0]);
rectangle('Position',[679.688 -304.688 23.4375 23.4375], 'FaceColor',[1 1 1]);
rectangle('Position',[656.25 -328.125 23.4375 23.4375], 'FaceColor',[0 0 0]);
rectangle('Position',[679.688 -328.125 23.4375 23.4375], 'FaceColor',[1 1 1]);
rectangle('Position',[656.25 -351.562 23.4375 23.4375], 'FaceColor',[0 0 0]);
rectangle('Position',[679.688 -351.562 23.4375 23.4375], 'FaceColor',[1 1 1]);
rectangle('Position',[656.25 -375 23.4375 23.4375], 'FaceColor',[0 0 0]);
rectangle('Position',[679.688 -375 23.4375 23.4375], 'FaceColor',[1 1 1]);
rectangle('Position',[328.125 -679.688 23.4375 23.4375], 'FaceColor',[1 1 1]);
rectangle('Position',[351.562 -679.688 23.4375 23.4375], 'FaceColor',[1 1 1]);
rectangle('Position',[328.125 -703.125 23.4375 23.4375], 'FaceColor',[0 0 0]);
rectangle('Position',[351.562 -703.125 23.4375 23.4375], 'FaceColor',[0 0 0]);
rectangle('Position',[375 -679.688 23.4375 23.4375], 'FaceColor',[1 1 1]);
rectangle('Position',[398.438 -679.688 23.4375 23.4375], 'FaceColor',[1 1 1]);
rectangle('Position',[375 -703.125 23.4375 23.4375], 'FaceColor',[0 0 0]);
rectangle('Position',[398.438 -703.125 23.4375 23.4375], 'FaceColor',[0 0 0]);
rectangle('Position',[796.875 -1054.69 23.4375 23.4375], 'FaceColor',[1 1 1]);
rectangle('Position',[820.312 -1054.69 23.4375 23.4375], 'FaceColor',[0 0 0]);
rectangle('Position',[796.875 -1078.12 23.4375 23.4375], 'FaceColor',[1 1 1]);
rectangle('Position',[820.312 -1078.12 23.4375 23.4375], 'FaceColor',[0 0 0]);
rectangle('Position',[796.875 -1101.56 23.4375 23.4375], 'FaceColor',[1 1 1]);
rectangle('Position',[820.312 -1101.56 23.4375 23.4375], 'FaceColor',[0 0 0]);
rectangle('Position',[796.875 -1125 23.4375 23.4375], 'FaceColor',[1 1 1]);
rectangle('Position',[820.312 -1125 23.4375 23.4375], 'FaceColor',[0 0 0]);
rectangle('Position',[1125 -1054.69 23.4375 23.4375], 'FaceColor',[1 1 1]);
rectangle('Position',[1148.44 -1054.69 23.4375 23.4375], 'FaceColor',[1 1 1]);
rectangle('Position',[1125 -1078.12 23.4375 23.4375], 'FaceColor',[0 0 0]);
rectangle('Position',[1148.44 -1078.12 23.4375 23.4375], 'FaceColor',[0 0 0]);
rectangle('Position',[1171.88 -1054.69 23.4375 23.4375], 'FaceColor',[1 1 1]);
rectangle('Position',[1195.31 -1054.69 23.4375 23.4375], 'FaceColor',[1 1 1]);
rectangle('Position',[1171.88 -1078.12 23.4375 23.4375], 'FaceColor',[0 0 0]);
rectangle('Position',[1195.31 -1078.12 23.4375 23.4375], 'FaceColor',[0 0 0]);
rectangle('Position',[1218.75 -1054.69 23.4375 23.4375], 'FaceColor',[1 1 1]);
rectangle('Position',[1242.19 -1054.69 23.4375 23.4375], 'FaceColor',[1 1 1]);
rectangle('Position',[1218.75 -1078.12 23.4375 23.4375], 'FaceColor',[0 0 0]);
rectangle('Position',[1242.19 -1078.12 23.4375 23.4375], 'FaceColor',[0 0 0]);
rectangle('Position',[1265.62 -1054.69 23.4375 23.4375], 'FaceColor',[1 1 1]);
rectangle('Position',[1289.06 -1054.69 23.4375 23.4375], 'FaceColor',[1 1 1]);
rectangle('Position',[1265.62 -1078.12 23.4375 23.4375], 'FaceColor',[0 0 0]);
rectangle('Position',[1289.06 -1078.12 23.4375 23.4375], 'FaceColor',[0 0 0]);
rectangle('Position',[1312.5 -1054.69 23.4375 23.4375], 'FaceColor',[1 1 1]);
rectangle('Position',[1335.94 -1054.69 23.4375 23.4375], 'FaceColor',[1 1 1]);
rectangle('Position',[1312.5 -1078.12 23.4375 23.4375], 'FaceColor',[0 0 0]);
rectangle('Position',[1335.94 -1078.12 23.4375 23.4375], 'FaceColor',[0 0 0]);
rectangle('Position',[1359.38 -1054.69 23.4375 23.4375], 'FaceColor',[1 1 1]);
rectangle('Position',[1382.81 -1054.69 23.4375 23.4375], 'FaceColor',[1 1 1]);
rectangle('Position',[1359.38 -1078.12 23.4375 23.4375], 'FaceColor',[0 0 0]);
rectangle('Position',[1382.81 -1078.12 23.4375 23.4375], 'FaceColor',[0 0 0]);
rectangle('Position',[1406.25 -1054.69 23.4375 23.4375], 'FaceColor',[1 1 1]);
rectangle('Position',[1429.69 -1054.69 23.4375 23.4375], 'FaceColor',[1 1 1]);
rectangle('Position',[1406.25 -1078.12 23.4375 23.4375], 'FaceColor',[0 0 0]);
rectangle('Position',[1429.69 -1078.12 23.4375 23.4375], 'FaceColor',[0 0 0]);
rectangle('Position',[796.875 -1148.44 23.4375 23.4375], 'FaceColor',[1 1 1]);
rectangle('Position',[820.312 -1148.44 23.4375 23.4375], 'FaceColor',[0 0 0]);
rectangle('Position',[796.875 -1171.88 23.4375 23.4375], 'FaceColor',[1 1 1]);
rectangle('Position',[820.312 -1171.88 23.4375 23.4375], 'FaceColor',[0 0 0]);
rectangle('Position',[796.875 -1195.31 23.4375 23.4375], 'FaceColor',[1 1 1]);
rectangle('Position',[820.312 -1195.31 23.4375 23.4375], 'FaceColor',[0 0 0]);
rectangle('Position',[796.875 -1218.75 23.4375 23.4375], 'FaceColor',[1 1 1]);
rectangle('Position',[820.312 -1218.75 23.4375 23.4375], 'FaceColor',[0 0 0]);
rectangle('Position',[796.875 -1242.19 23.4375 23.4375], 'FaceColor',[1 1 1]);
rectangle('Position',[820.312 -1242.19 23.4375 23.4375], 'FaceColor',[0 0 0]);
rectangle('Position',[796.875 -1265.62 23.4375 23.4375], 'FaceColor',[1 1 1]);
rectangle('Position',[820.312 -1265.62 23.4375 23.4375], 'FaceColor',[0 0 0]);
rectangle('Position',[796.875 -1289.06 23.4375 23.4375], 'FaceColor',[1 1 1]);
rectangle('Position',[820.312 -1289.06 23.4375 23.4375], 'FaceColor',[0 0 0]);
rectangle('Position',[796.875 -1312.5 23.4375 23.4375], 'FaceColor',[1 1 1]);
rectangle('Position',[820.312 -1312.5 23.4375 23.4375], 'FaceColor',[0 0 0]);
rectangle('Position',[796.875 -1335.94 23.4375 23.4375], 'FaceColor',[1 1 1]);
rectangle('Position',[820.312 -1335.94 23.4375 23.4375], 'FaceColor',[0 0 0]);
rectangle('Position',[796.875 -1359.38 23.4375 23.4375], 'FaceColor',[1 1 1]);
rectangle('Position',[820.312 -1359.38 23.4375 23.4375], 'FaceColor',[0 0 0]);
rectangle('Position',[796.875 -1382.81 23.4375 23.4375], 'FaceColor',[1 1 1]);
rectangle('Position',[820.312 -1382.81 23.4375 23.4375], 'FaceColor',[0 0 0]);
rectangle('Position',[796.875 -1406.25 23.4375 23.4375], 'FaceColor',[1 1 1]);
rectangle('Position',[820.312 -1406.25 23.4375 23.4375], 'FaceColor',[0 0 0]);
rectangle('Position',[796.875 -1429.69 23.4375 23.4375], 'FaceColor',[1 1 1]);
rectangle('Position',[820.312 -1429.69 23.4375 23.4375], 'FaceColor',[0 0 0]);
rectangle('Position',[796.875 -1453.12 23.4375 23.4375], 'FaceColor',[1 1 1]);
rectangle('Position',[820.312 -1453.12 23.4375 23.4375], 'FaceColor',[0 0 0]);
X=[1400,1400,1312.5,1171.88,1171.88,1125,1125,843.75,656.25,656.25,562.5,468.75,421.875,375,351.562,351.562,351.562,328.125,328.125,281.25,281.25,281.25,281.25,281.25,281.25,187.5,100];
Y=[-1400,-1400,-1312.5,-1171.88,-1171.88,-1125,-1125,-937.5,-843.75,-843.75,-843.75,-750,-703.125,-679.688,-679.688,-679.688,-679.688,-703.125,-750,-843.75,-937.5,-1031.25,-1125,-1218.75,-1312.5,-1406.25,-1400];
hold on;
plot(X,Y,'r');
legend('4603.71','Location','southoutside');
